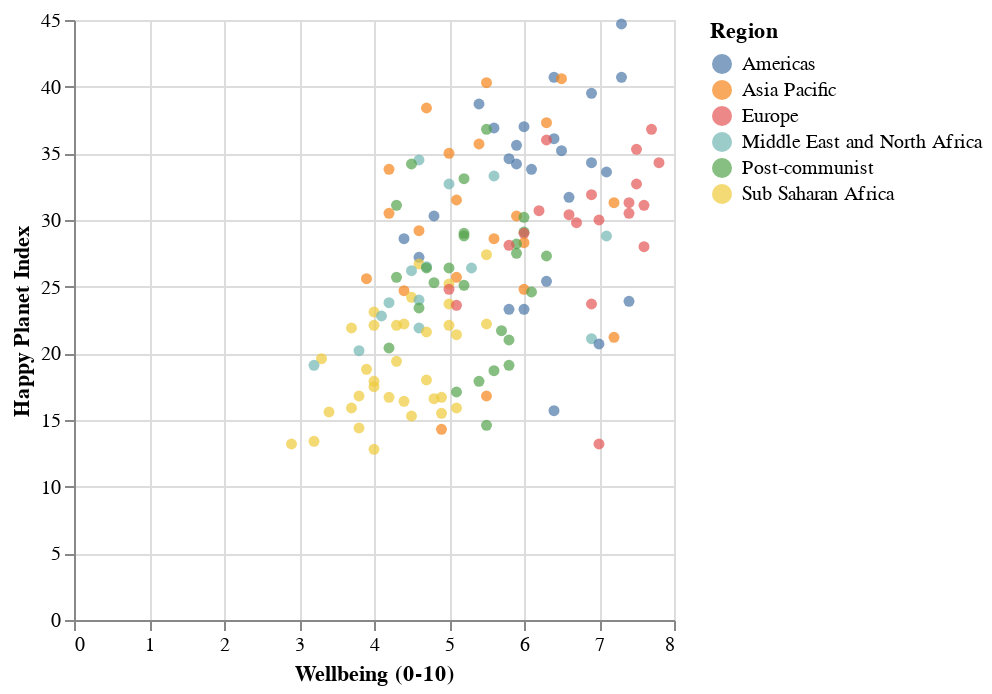

The notebook cell this image was saved under:
### Markdown cell above
Add `hover`

### Code cell
# Create a scatter plot from the hpi_df DataFrame using filled circle markers
alt.Chart(hpi_df).mark_circle().encode(   
    x='Wellbeing (0-10):Q',               # Set the x-axis to represent quantitative 'Wellbeing (0-10)' values
    y='Happy Planet Index:Q',             # Set the y-axis to represent quantitative 'Happy Planet Index' values
    color='Region:N',                     # Color the points based on the 'Region' column, which is a nominal (categorical) variable
    tooltip=[                             # Show a tooltip with the following fields when hovering over a point
        'Country',                        # Country name for the hovered point
        'Region',                         # Region of the country
        'Wellbeing (0-10)',               # Wellbeing score (0 to 10 scale)
        'Happy Planet Index',             # The country's Happy Planet Index score
        'Life Expectancy (years)',        # Life expectancy in years
    ]
)

### Figure 1 — Vega-Lite specification as saved in the notebook (floating-point values rounded to 4 significant figures; data arrays with more than 128 entries replaced by an {"elided": "..."} marker saying what was removed)
{"config": {"view": {"continuousWidth": 300, "continuousHeight": 300}}, "data": {"name": "data-e1c068cb61c6a12593f95144d0d2b6ed"}, "mark": {"type": "circle"}, "encoding": {"color": {"field": "Region", "type": "nominal"}, "tooltip": [{"field": "Country", "type": "nominal"}, {"field": "Region", "type": "nominal"}, {"field": "Wellbeing (0-10)", "type": "quantitative"}, {"field": "Happy Planet Index", "type": "quantitative"}, {"field": "Life Expectancy (years)", "type": "quantitative"}], "x": {"field": "Wellbeing (0-10)", "type": "quantitative"}, "y": {"field": "Happy Planet Index", "type": "quantitative"}}, "$schema": "https://vega.github.io/schema/vega-lite/v5.20.1.json", "datasets": {"data-e1c068cb61c6a12593f95144d0d2b6ed": {"elided": "140 records"}}}
